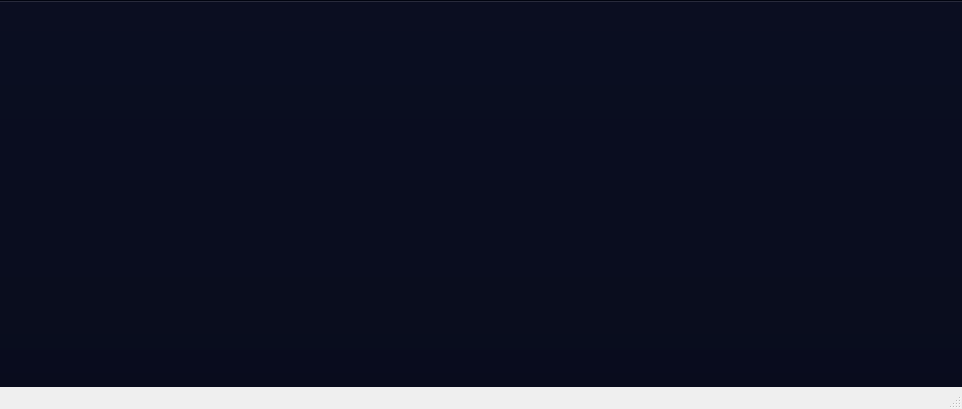
<?xml version="1.0" encoding="UTF-8"?>
<ui version="4.0">
 <class>MainWindow</class>
 <widget class="QMainWindow" name="MainWindow">
  <property name="geometry">
   <rect>
    <x>0</x>
    <y>0</y>
    <width>962</width>
    <height>409</height>
   </rect>
  </property>
  <property name="windowTitle">
   <string>MainWindow</string>
  </property>
  <property name="windowIcon">
   <iconset theme="QIcon::ThemeIcon::NetworkOffline"/>
  </property>
  <widget class="QWidget" name="centralwidget">
   <widget class="QPushButton" name="landingPushButton">
    <property name="enabled">
     <bool>true</bool>
    </property>
    <property name="geometry">
     <rect>
      <x>-10</x>
      <y>0</y>
      <width>981</width>
      <height>571</height>
     </rect>
    </property>
    <property name="styleSheet">
     <string notr="true">background-color: rgb(2, 5, 22);</string>
    </property>
    <property name="text">
     <string/>
    </property>
    <property name="icon">
     <iconset resource="resources.qrc">
      <normaloff>:/images/landing.jpg</normaloff>:/images/landing.jpg</iconset>
    </property>
    <property name="iconSize">
     <size>
      <width>967</width>
      <height>900</height>
     </size>
    </property>
   </widget>
  </widget>
  <widget class="QStatusBar" name="statusbar"/>
 </widget>
 <resources>
  <include location="resources.qrc"/>
 </resources>
 <connections/>
</ui>
